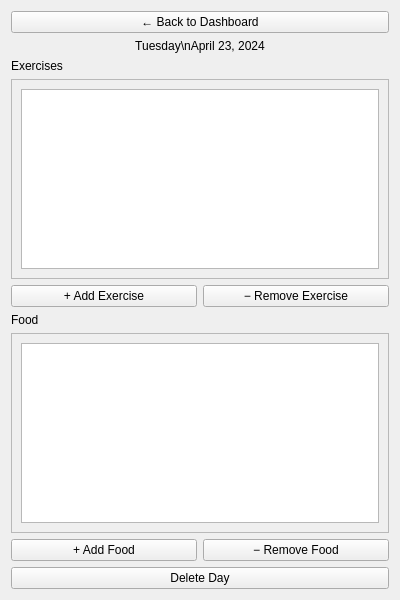
<?xml version="1.0" encoding="UTF-8"?>
<ui version="4.0">
 <class>DayView</class>
 <widget class="QWidget" name="DayView">
  <property name="geometry">
   <rect>
    <x>0</x>
    <y>0</y>
    <width>400</width>
    <height>600</height>
   </rect>
  </property>
  <layout class="QVBoxLayout" name="verticalLayout">
   <item>
    <layout class="QHBoxLayout" name="navLayout">
     <item>
      <widget class="QPushButton" name="backButton">
       <property name="text">
        <string>← Back to Dashboard</string>
       </property>
      </widget>
     </item>
    </layout>
   </item>
   <item>
    <widget class="QLabel" name="headerLabel">
     <property name="text">
      <string>Tuesday\nApril 23, 2024</string>
     </property>
     <property name="alignment">
      <set>Qt::AlignmentFlag::AlignCenter</set>
     </property>
    </widget>
   </item>
   <item>
    <widget class="QLabel" name="exercisesLabel">
     <property name="text">
      <string>Exercises</string>
     </property>
    </widget>
   </item>
   <item>
    <widget class="QScrollArea" name="exercisesScrollArea">
     <property name="widgetResizable">
      <bool>true</bool>
     </property>
     <widget class="QWidget" name="scrollAreaWidgetContents">
      <property name="geometry">
       <rect>
        <x>0</x>
        <y>0</y>
        <width>380</width>
        <height>190</height>
       </rect>
      </property>
      <layout class="QVBoxLayout" name="scrollAreaLayout">
       <item>
        <widget class="QListWidget" name="exercisesList"/>
       </item>
      </layout>
     </widget>
    </widget>
   </item>
   <item>
    <layout class="QHBoxLayout" name="exBtnLayout">
     <item>
      <widget class="QPushButton" name="addExerciseButton">
       <property name="text">
        <string>+ Add Exercise</string>
       </property>
      </widget>
     </item>
     <item>
      <widget class="QPushButton" name="removeExerciseButton">
       <property name="text">
        <string>− Remove Exercise</string>
       </property>
      </widget>
     </item>
    </layout>
   </item>
   <item>
    <widget class="QLabel" name="foodLabel">
     <property name="text">
      <string>Food</string>
     </property>
    </widget>
   </item>
   <item>
    <widget class="QScrollArea" name="foodScrollArea">
     <property name="widgetResizable">
      <bool>true</bool>
     </property>
     <widget class="QWidget" name="scrollAreaWidgetContents_2">
      <property name="geometry">
       <rect>
        <x>0</x>
        <y>0</y>
        <width>380</width>
        <height>190</height>
       </rect>
      </property>
      <layout class="QVBoxLayout" name="scrollAreaLayout_2">
       <item>
        <widget class="QListWidget" name="foodList"/>
       </item>
      </layout>
     </widget>
    </widget>
   </item>
   <item>
    <layout class="QHBoxLayout" name="foodBtnLayout">
     <item>
      <widget class="QPushButton" name="addFoodButton">
       <property name="text">
        <string>+ Add Food</string>
       </property>
      </widget>
     </item>
     <item>
      <widget class="QPushButton" name="removeFoodButton">
       <property name="text">
        <string>− Remove Food</string>
       </property>
      </widget>
     </item>
    </layout>
   </item>
   <item>
    <widget class="QPushButton" name="deleteDayButton">
     <property name="text">
      <string>Delete Day</string>
     </property>
    </widget>
   </item>
  </layout>
 </widget>
 <resources/>
 <connections/>
</ui>
